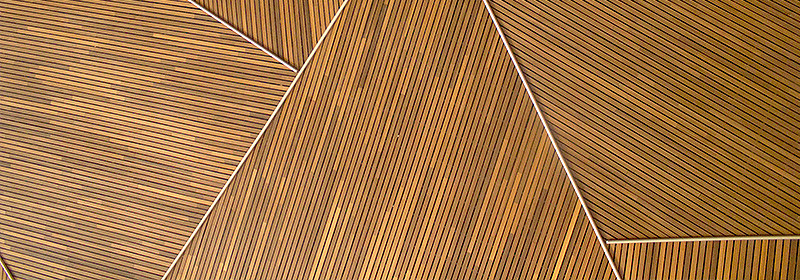
#> input picture data/entete-textures.jpg, 800 x 280 px
$ python V1_main.py
#> lines starting #> are read from the running program, lines starting #| are printed output that depends on the picture
#> in fast_load_image_from_database, self.image is the input picture: shape (280, 800, 3); mean R, G, B 162.8, 116.5, 68.6
### src/V2_utils.py

import numpy as np
from scipy import ndimage

"""Tout ce qui nous sera utile pour le fichier principal"""

# Calculate values
# [96 lines left out: functions calculate_confidence, calculate_dataterm, calculate_dataterm2, not called in this run]

def make_patch(center, region, patch_size=9):
    "Returns a centered patch around center=(i,j)"
    i, j = center
    half = patch_size // 2
    return region[i - half:i + half + 1, j - half:j + half + 1]

# [13 lines left out: function determine_closest_patch, not called in this run]

def add_mask_rect(image):
    """Creates a rectangular mask"""
    if image.ndim == 3:
        hauteur, largeur, nb_chaines = image.shape
#> hauteur = 280; largeur = 800; nb_chaines = 3
    else:
        hauteur, largeur = image.shape

    print(f"Dimensions de l'image : {hauteur} x {largeur}")
#| Dimensions de l'image : 280 x 800


    x1 = int(input("Entrer x1 (colonne gauche) : "))
#> the answer given: 3
    y1 = int(input("Entrer y1 (ligne haute)   : "))
#> the answer given: 3
    x2 = int(input("Entrer x2 (colonne droite): "))
#> the answer given: 3
    y2 = int(input("Entrer y2 (ligne basse)   : "))
#> the answer given: 3


    masque = np.zeros((hauteur, largeur), dtype=np.uint8)
    masque[y1:y2, x1:x2] = 1

    return masque

# [7 lines left out: function get_image_name, not called in this run]

### src/V1_main.py
import pandas as pd
import numpy as np
from glob import glob
from scipy import ndimage
import matplotlib.pylab as plt
from matplotlib.animation import FuncAnimation
from alternative_utils import *
from V2_utils import *
import os
import random
import time

# Rendre le chemin robuste quel que soit le dossier d'exécution
data_dir = os.path.abspath(os.path.join(os.path.dirname(__file__), '..', 'data'))
original_filepaths = glob(os.path.join(data_dir, '*original.webp'))
mask_filepaths = glob(os.path.join(data_dir, '*mask.webp'))

'''def targetify(mask):
    return image * mask[..., None] '''


class Inpainting():
    """A class that implements Exemplar-based inpainting method based on the article."""

    """Loading data"""
    def fast_load_image_from_database(self, filename_original="entete-textures.jpg", filename_mask="entete-textures.mask.webp", create_mask=0):
        """Loads our image and mask
        - If ``create_mask`` is true, allow us to generate a mask by inputing the 4 values defining the rectangle"""
        # Chemin absolu du dossier 'data' (voisin de 'src')
        script_dir = os.path.dirname(__file__)
        data_dir = os.path.abspath(os.path.join(script_dir, '..', 'data'))

        # Chargement de l'image
        image_path = os.path.join(data_dir, filename_original)
        self.image = plt.imread(image_path).copy()  # ✅ .copy() pour rendre modifiable

        # Chargement du masque
        if create_mask:
            self.mask = add_mask_rect(image=self.image)
#> self.mask: shape (280, 800); every value is 0
        else:
            mask_path  = os.path.join(data_dir, filename_mask)
            self.mask  = plt.imread(mask_path)

        # Si le masque est RGB → on garde un canal
        if self.mask.ndim == 3:
            self.mask = self.mask[..., 0]

        # Binarisation
        self.mask = (self.mask > 0).astype(np.uint8)

        print(f"Image chargée : {filename_original}")
        print(f"Masque chargé")

    """Getters and initialisation"""
    def get_contour(self):
        return self.target_region - ndimage.binary_erosion(self.target_region).astype(np.uint8)
    def get_source_region(self):
        return self.image * (1 - self.mask)[..., None]

    def __init__(self, image_filename, mask_filename, patch_size=9, create_mask=0):
        """Initialize our inpainting algorithm.
        - ``image_filename`` the name of the image file to inpaint.
        - ``mask_filename`` the name of the mask file to inpaint (if **create_mask=1**, it is not used).
        - ``patch_size`` the size of patches created by the algorithm.
        - ``create_mask``, if True, allow us to create rectangular masks by giving the 4 values that defines a rectangle :
            - x1 : left column
            - y1 : higher row
            - x2 : right column
            - y2 : lower row

            Note that in image processing : if y>y', it means that y is below y'.
            """
        self.filename = image_filename
        # Dataset related variables
        self.image = np.array([])
        self.mask = np.array([])
        self.fast_load_image_from_database(image_filename, mask_filename, create_mask)

        if self.image.dtype == np.uint8 or np.nanmax(self.image) > 1.0:
            self.image = self.image.astype(np.float32) / 255.0

        # Regions
        self.target_region = self.mask.copy()
        self.source_region = self.get_source_region()
        self.contour_region = self.get_contour()
        # Contour elements (array)
        self.contour = [(int(x), int(y)) for x, y in np.argwhere(self.contour_region == 1)]
#> self.contour = []

        # Patches initialization
        self.source_patches = {}
        self.contour_patches={} # {(i,j): patch}
        self.patch_size = patch_size
        self.initialise_patch()

        # values for patches
        self.confidence_values = {(i,j): int(self.target_region[i,j]==0) for i in range(len(self.target_region)) for j in range(len(self.target_region[1]))} #{(i,j) : priority}
        self.data_terms = {} #same
        self.priority_patches = {} #same

        # Animation
        self.frames = [self.source_region.copy()]
        self.animation= None
        self.anim_fig = None

    def initialise_patch(self):
        half = self.patch_size//2
        self.source_patches = {(i,j): make_patch((i,j), self.source_region, self.patch_size) for i in range(half, self.image.shape[0]-half) for j in range(half, self.image.shape[1]-half) if np.all(self.target_region[i-half:i+half+1, j-half:j+half+1]==0 )}
#> self.source_patches = 217556 items
        self.contour_patches = {(i, j): make_patch((i, j), self.source_region, self.patch_size) for (i, j) in self.contour if i-half >= 0 and i+half < self.image.shape[0] and j-half >= 0 and j+half < self.image.shape[1]}
#> self.contour_patches = 0 items
#> in __init__, `self.confidence_values = {(i,j): int(self.target_region[i,j]==0) for i..`: self.confidence_values = 224000 items

    """Priority based functions"""
    # [21 lines left out: functions calculate_priority, patch_to_use, not called in this run]

    def best_match_sample(self, p): # p = (i,j)
        """Returns the best match patch"""
        return determine_closest_patch(self.target_region, self.source_patches, self.contour_patches, p)

    """Updating"""
    # [44 lines left out: functions update_regions, update_patches, update_values, not called in this run]


    """Main Function"""
    def inpaint(self, animate = True, convertBW=True):
        """runs the exemplar-based inpainting algorithm without dataterm

            - **animate** = True : allows us to see the animation of the filling process"""
#> called with animate = True, convertBW = True
        if animate:
            self.generateAnimation()
        num_iter = 0 # Juste pour le débuggage, à retirer ensuite
        while np.any(self.target_region==1) and num_iter<3000:
            print("Iteration : " + str(num_iter))
            self.calculate_priority(convertBW=convertBW)
            p = self.patch_to_use()
            q = self.best_match_sample(p); patch_q = self.source_patches[q]
            self.update_values(p,patch_q, convertBW=convertBW)
            self.update_regions(p)
            self.update_patches(p)
            num_iter+=1
            if num_iter%20 == 0:
                print(f"Le nombre de pixels inconnus : {len(self.target_region[self.target_region==1])}")
            if animate:
                self.frames.append(self.source_region.copy())
#> this loop made 0 passes
#> after the loop, num_iter = 0; self.frames = 1 item
        if animate:
            self.animate()
        pass

    """Functions about output"""
    def generateAnimation(self):
        fig, ax = plt.subplots(figsize=(10,10))
        im=ax.imshow(self.source_region)
        self.anim_fig = fig
        self.animation = im
    def updateAnimation(self, frame):
        self.animation.set_array(self.frames[frame])
        return [self.animation]

    def animate(self):
        ani = FuncAnimation(self.anim_fig, self.updateAnimation, frames=len(self.frames), interval=50, blit=True)
        self.anim_fig.gca().axis('off')
        self.anim_fig.suptitle("Step-by-Step visualisation", fontsize=16)
        plt.show()

    def display(self, test=0, deb=0):
        """Displays the inpainted image with some other things :
        - If ``test=0`` : shows the inpainted image only.
        - If ``test=1`` :
            - If ``deb=0``, shows :
                - The original image
                - The inpainted image
                - The mask used
                - The Target Region (should be empty : a null image)

                Used to verify that the algorithm has converged.
            - If ``deb=1``, shows :
                - The original image
                - The inpainted image
                - The mask used
                - The inpainted image with OpenCV.
            """
        img8 = (self.image * 255).astype(np.uint8)

        if img8.shape[2] == 4:
            img8 = img8[..., :3]

        mask8 = (self.mask * 255).astype(np.uint8)

        if mask8.ndim == 3 and mask8.shape[2] == 1:
            mask8 = mask8.squeeze()

        if test:
            """Used to see the result of our algorithm"""
            fig, axs = plt.subplots(1,4, figsize= (10,10))
            axs[0].imshow(self.image)
            axs[0].set_title("Original image"); axs[0].axis('off')
            axs[1].imshow(self.source_region)
            axs[1].set_title("Our algorithm"); axs[1].axis('off')
            axs[2].imshow(self.mask)
            axs[2].set_title("Mask"); axs[2].axis('off')
            if deb:
                """Was used in the begining to verify that the algorithm
                has really filled up the whole area of the mask"""
                axs[3].imshow(self.target_region)
                axs[3].set_title("Target Region"); axs[3].axis('off')
            else:
                # Inpainting algorithm for opencv
                '''img8 = (np.clip(self.image, 0, 1) * 255).astype(np.uint8)
                mask8 = (self.mask.astype(np.uint8) * 255)''' # NE PAS RE-CONVERTIR ! Sinn des fois il y a erreur de channel
                t1 = time.time()
                inpainted = cv2.inpaint(img8, mask8, 3, cv2.INPAINT_TELEA)
                t2 = time.time()-t1
                axs[3].imshow(inpainted)
                axs[3].set_title("Inpaint (OpenCV)"); axs[3].axis('off')
            plt.tight_layout()
        else:
            """Plots only the result of our algorithm"""
            fig, axs = plt.subplots(figsize= (10,10))
            axs.imshow(self.source_region)
            axs.set_title("Source Region"); axs.axis('off')
        plt.show()

    # [5 lines left out: function save_image, not called in this run]

if __name__ == "__main__":
    """Version 1 de l'algorithme"""
    t0 = time.time()
    """Some suggestions of mask shapes if you want to create ones :
        8.original.webp : 172, 241, 239, 365
        entete-textures : 432, 23, 600, 100
        simple_triangle : 30, 110, 77, 158
    In order to make personal rectangular masks you need to make sure that create_mask = 1
    """
    #inpaint = Inpainting(image_filename='8.original.webp', mask_filename='8.mask.webp', patch_size=25, create_mask=1)
    inpaint = Inpainting(image_filename='entete-textures.jpg', mask_filename='entete-textures.mask.webp', patch_size=6, create_mask=1)
    #inpaint = Inpainting(image_filename='entete-textures.jpg', mask_filename='entete-textures.mask.webp', patch_size=6, create_mask=1)
    #inpaint = Inpainting(image_filename='dog_example.png', mask_filename='dog_example.mask.webp', patch_size=6, create_mask=0)
    inpaint.inpaint()
    delta_t=time.time()-t0
    min = delta_t//60
    sec = (((delta_t/60-min)*60)*100)//100
    print("Algorithm duration : "+str(min)+"mn"+str(sec)+"sec")
    inpaint.display(test=1)
    answer = input("Would you like to save the image ? (y/n)")
#> the answer given: out.png
    if answer.lower()=="y":
        inpaint.save_image()
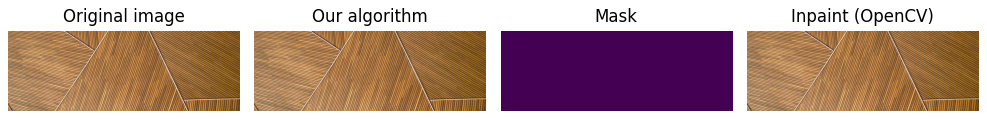
#> figure drawn by matplotlib, 4 panels
